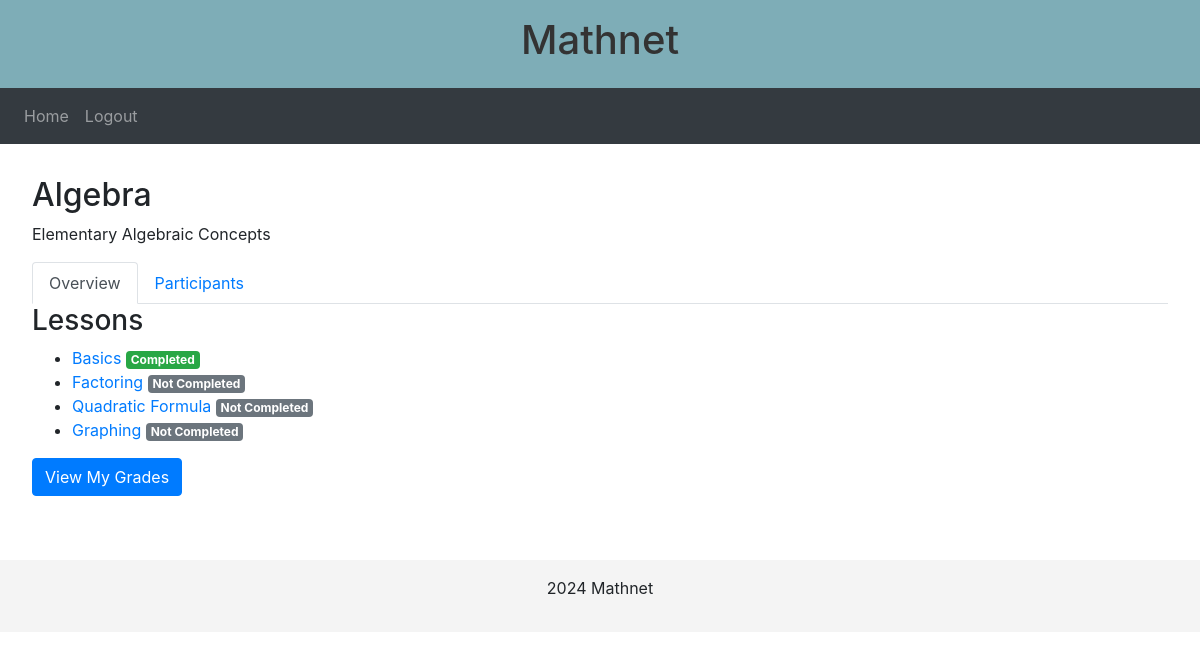
/course/1 (signed in), run on the app's committed database.
### app/models.py (models this page shows)
class Course(db.Model):
    id = db.Column(db.Integer, primary_key=True)
    title = db.Column(db.String(100), nullable=False)
    description = db.Column(db.Text, nullable=True)
    code = db.Column(db.String(10), unique=True)
    is_private = db.Column(db.Boolean, default=False)
    creator_id = db.Column(db.Integer, db.ForeignKey('user.id'), nullable=False)
    lessons = db.relationship('Lesson', backref='course', lazy=True)

class Lesson(db.Model):
    id = db.Column(db.Integer, primary_key=True)
    course_id = db.Column(db.Integer, db.ForeignKey('course.id'), nullable=False)
    title = db.Column(db.String(150), nullable=False)
    video_url = db.Column(db.String(255))
    desmos_state = db.Column(db.Text)
    content = db.Column(db.Text)
    questions = db.relationship('Question', backref='lesson', lazy=True, cascade='all, delete-orphan')
    completions = db.relationship('LessonCompletion', backref='lesson', lazy=True, cascade='all, delete-orphan')

### app/routes.py (the view)
@routes.route('/course/<int:course_id>')
@login_required
def course(course_id):
    course = Course.query.get_or_404(course_id)
    if current_user != course.creator and current_user not in course.students:
        flash('You are not enrolled in this course.', category='error')
        return redirect(url_for('routes.home'))
    lessons = course.lessons
    completed_lessons = db.session.query(LessonCompletion.lesson_id).filter_by(user_id=current_user.id).all()
    completed_lessons_ids = {lesson_id for (lesson_id,) in completed_lessons}
    return render_template(
        'course.html',
        course=course,
        lessons=lessons,
        completed_lessons_ids=completed_lessons_ids,
        user=current_user
    )

### app/__init__.py (called while the page is built)
def create_app():
    app = Flask(__name__)
    app.config['SECRET_KEY'] = 'willssecretkey'
    base_dir = os.path.abspath(os.path.dirname(__file__))
    db_path = os.path.join(base_dir, DB_NAME)
    app.config['SQLALCHEMY_DATABASE_URI'] = 'sqlite:///' + db_path
    db.init_app(app)
    from .routes import routes
    from .auth import auth
    app.register_blueprint(routes, url_prefix='/')
    app.register_blueprint(auth, url_prefix='/')
    from .models import Course, User
    with app.app_context():
        db.create_all()
    login_manager = LoginManager()
    login_manager.login_view = 'auth.login'
    login_manager.init_app(app)
    @login_manager.user_loader
    def load_user(id):
        return User.query.get(int(id))
    return app

### app/templates/course.html (shortened to what this page needs)
{% extends "base.html" %}
{% block content %}
<h2>{{ course.title }}</h2>
<p>{{ course.description }}</p>
<ul class="nav nav-tabs" id="courseTabs" role="tablist">
  <li class="nav-item">
    <a class="nav-link active" id="overview-tab" data-toggle="tab" href="#overview" role="tab">Overview</a>
  </li>
  <li class="nav-item">
    <a class="nav-link" id="participants-tab" data-toggle="tab" href="#participants" role="tab">Participants</a>
  </li>
</ul>
<div class="tab-content" id="courseTabsContent">
  <div class="tab-pane fade show active" id="overview" role="tabpanel">
    <h3>Lessons</h3>
    <ul>
      {% for lesson in course.lessons %}
      <li>
        <a href="{{ url_for('routes.view_lesson', lesson_id=lesson.id) }}">{{ lesson.title }}</a>
        {% if current_user == course.creator %}
        <a href="{{ url_for('routes.edit_lesson', lesson_id=lesson.id) }}" class="btn btn-sm btn-secondary">Edit</a>
        {% else %}
          {% if lesson.id in completed_lessons_ids %}
            <span class="badge badge-success">Completed</span>
          {% else %}
            <span class="badge badge-secondary">Not Completed</span>
          {% endif %}
        {% endif %}
      </li>
      {% endfor %}
    </ul>
    {% if current_user in course.students %}
        <a href="{{ url_for('routes.my_course_grades', course_id=course.id) }}" class="btn btn-primary">View My Grades</a>
    {% endif %}
  </div>
</div>
{% endblock %}

### app/templates/base.html (shortened to what this page needs)
<!DOCTYPE html>
<html lang="en">
<head>
    <link rel="stylesheet" href="{{ url_for('static', filename='css/styles.css') }}">
    <link
      rel="stylesheet"
      href="https://stackpath.bootstrapcdn.com/bootstrap/4.4.1/css/bootstrap.min.css"
    />
    <link
      rel="stylesheet"
      href="https://stackpath.bootstrapcdn.com/font-awesome/4.7.0/css/font-awesome.min.css"
    />
</head>
<body>
    <header>
        <h1>Mathnet</h1>
    </header>
    <nav class="navbar navbar-expand-lg navbar-dark bg-dark">
        <div class="collapse navbar-collapse" id="navbar">
          <div class="navbar-nav">
            {% if user.is_authenticated %}
            <a class="nav-item nav-link" id="home" href="/home">Home</a>
            <a class="nav-item nav-link" id="logout" href="/logout">Logout</a>
            {% else %}
            <a class="nav-item nav-link" id="login" href="/login">Login</a>
            <a class="nav-item nav-link" id="signUp" href="/sign-up">Sign Up</a>
            {% endif %}
          </div>
        </div>
      </nav>
    <main>
        {% block content %}{% endblock %}
    </main>
    <footer>
        <p>2024 Mathnet</p>
    </footer>
</body>
</html>

### app/static/css/styles.css (style rules this page uses)
body { font-family: Arial, sans-serif; margin: 0; padding: 0; line-height: 1.6; }
header { background-color: #7eadb7; color: #333; padding: 1em 0; text-align: center; }
main { padding: 2em; }
footer { text-align: center; background-color: #f4f4f4; padding: 1em 0; margin-top: 2em; }

### data on the page
Course: title "Algebra", description "Elementary Algebraic Concepts"
Lesson: title "Basics", shows "Completed"
Lesson: title "Factoring", shows "Not Completed"
Lesson: title "Quadratic Formula", shows "Not Completed"
Lesson: title "Graphing", shows "Not Completed"
